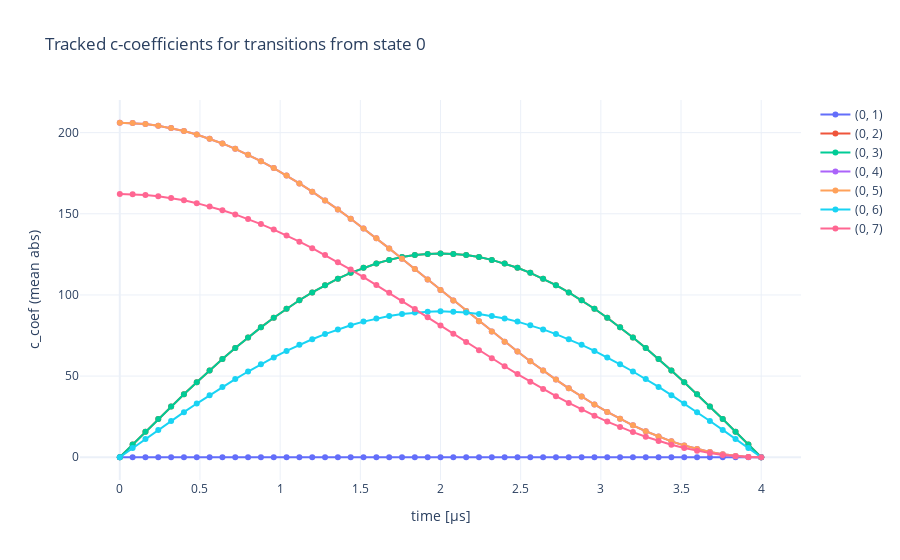

Notebook cell for this chart:
### Code cell
# --- Collect c-coefs over t_list and plot per-transition (only transitions from state 0) ---
# Define args for tracking (example Ep and parameters)
Ep = params.get('Ep', 0.0)

args_tracking = {
    'args_H': lambda t: make_H_func(Ep)(t),
    'n_qubits': n_qubits,
    'lambda_2': lambda_2,
    'T': T_K
}

c_coef_tracking_all = {}
for t in t_list:
    cct = c_ops_gen_new_with_tracking(t, args_tracking)
    for key, vals in cct.items():
        # consider only transitions that originate from state 0 (i.e., key[0] == 0)
        try:
            a_idx = key[0]
        except Exception:
            # if key isn't indexable, skip
            continue


        # convert to real scalars (abs) and append
        scalars = [float(np.abs(v)) for v in vals]
        c_coef_tracking_all.setdefault(key, []).append(np.mean(scalars) if scalars else 0.0)

if not c_coef_tracking_all:
    print('Warning: no transitions from state 0 were found in the tracking results.')

# Build plot
fig = go.Figure()
for key, series in sorted(c_coef_tracking_all.items()):
    fig.add_trace(go.Scatter(x=t_list*params['to_time_units'], y=series,
                             mode='lines+markers', name=f"{key}"))
fig.update_layout(title='Tracked c-coefficients for transitions from state 0',
                  xaxis_title=params['time_unit_label'], yaxis_title='c_coef (mean abs)', template='plotly_white')
fig.show()

print('Done: c-coef tracking (from state 0) plotted.')
